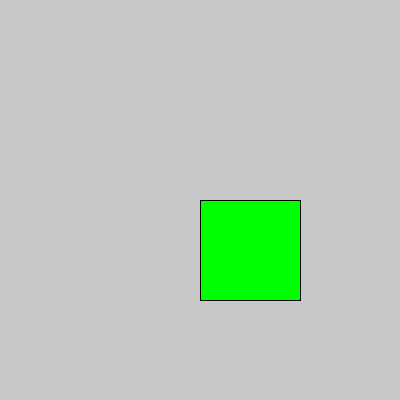
Frame 1 (no input)
Frame 60 (the mouse pressed at the canvas centre just before this capture): identical to frame 1, image omitted
Frame 120 (the mouse held since frame 60 and released just before this capture): identical to frame 1, image omitted

The Processing sketch that drew this single still picture (run headless with seeded random() and noise(); from frame 60 on, the mouse is pressed at the canvas centre):

// Processing sketch: sketch_04_11_2023_condicionales_2
// ── sketch_04_11_2023_condicionales_2.pde
float posX = 100;
float posY = 100;
String punteroDelMouse;

void setup() {
  size(400, 400);
}

void draw() {
  background(200);
  if (mouseX > width/2) {
    fill(255, 0, 0);
    ellipse(200, 200, 100, 100);
  } else {
    fill(0, 255, 0);
    rect(200, 200, 100, 100);
  }
}
